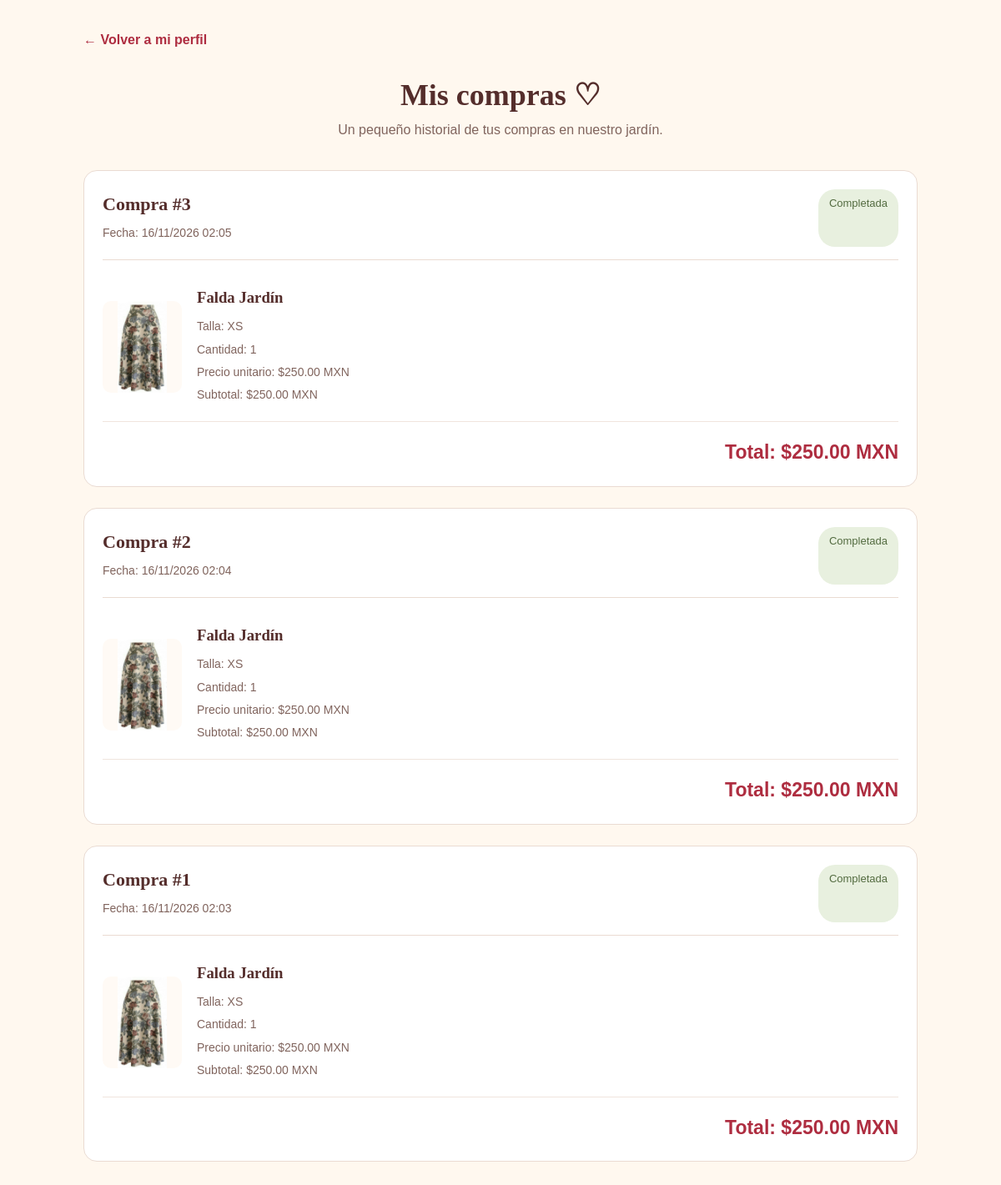
Page /mis_compras.php (signed in) on the committed database.
### tables this page shows
CREATE TABLE `compra_detalles` (
  `id` int(11) NOT NULL,
  `compra_id` int(11) NOT NULL,
  `prenda_id` int(11) NOT NULL,
  `nombre_prenda` varchar(150) NOT NULL,
  `talla` varchar(30) NOT NULL,
  `cantidad` int(11) NOT NULL,
  `precio` decimal(10,2) NOT NULL,
  `imagen_ruta` varchar(255) DEFAULT NULL
);

CREATE TABLE `compras` (
  `id` int(11) NOT NULL,
  `usuario_id` int(11) NOT NULL,
  `total` decimal(10,2) NOT NULL,
  `fecha_compra` timestamp NOT NULL DEFAULT current_timestamp(),
  `estado` varchar(30) DEFAULT 'Completada'
);

### mis_compras.php (the view, shortened to what this page needs)
<?php
require_once __DIR__ . '/conexion.php';
function escaparCompra($valor) {
    return htmlspecialchars((string)$valor, ENT_QUOTES, 'UTF-8');
}
$usuarioId = (int)$_SESSION['usuario_id'];
$consulta = $conexion->prepare(
    "SELECT c.id AS compra_id,
            c.total,
            c.fecha_compra,
            c.estado,
            cd.nombre_prenda,
            cd.talla,
            cd.cantidad,
            cd.precio,
            cd.imagen_ruta
     FROM compras c
     INNER JOIN compra_detalles cd
         ON cd.compra_id = c.id
     WHERE c.usuario_id = ?
     ORDER BY c.fecha_compra DESC, c.id DESC, cd.id ASC"
);
$consulta->execute([$usuarioId]);
$resultados = $consulta->fetchAll(PDO::FETCH_ASSOC);
$compras = [];
foreach ($resultados as $fila) {
    $compraId = $fila['compra_id'];
    if (!isset($compras[$compraId])) {
        $compras[$compraId] = [
            'id' => $compraId,
            'total' => $fila['total'],
            'fecha' => $fila['fecha_compra'],
            'estado' => $fila['estado'],
            'productos' => []
        ];
    }
    $compras[$compraId]['productos'][] = $fila;
}
?>
<!DOCTYPE html>
<html lang="es">
<head>
    <link rel="stylesheet" href="css/estilos-catalogo.css">
</head>
<body>
<main class="pagina-compras">
    <div class="volver-perfil">
        <a href="perfil_usuario.php">← Volver a mi perfil</a>
    </div>
    <header class="encabezado-compras">
        <h1>Mis compras ♡</h1>
        <p>Un pequeño historial de tus compras en nuestro jardín.</p>
    </header>
    <?php if (!empty($compras)): ?>
        <?php foreach ($compras as $compra): ?>
            <section class="tarjeta-compra">
                <div class="datos-compra">
                    <div>
                        <h2>Compra #<?= (int)$compra['id'] ?></h2>
                        <p>
                            Fecha:
                            <?= date('d/m/Y H:i', strtotime($compra['fecha'])) ?>
                        </p>
                    </div>
                    <span class="estado-compra">
                        <?= escaparCompra($compra['estado']) ?>
                    </span>
                </div>
                <?php foreach ($compra['productos'] as $producto): ?>
                    <?php
                    $archivoImagen = basename(
                        (string)($producto['imagen_ruta'] ?? '')
                    );
                    $rutaImagen = 'imagenes/prendas/' .
                        rawurlencode($archivoImagen);
                    $subtotal = (float)$producto['precio'] *
                        (int)$producto['cantidad'];
                    ?>
                    <article class="producto-comprado">
                        <?php if ($archivoImagen !== ''): ?>
                            <img
                                src="<?= escaparCompra($rutaImagen) ?>"
                                alt="<?= escaparCompra($producto['nombre_prenda']) ?>"
                            >
                        <?php endif; ?>
                        <div class="info-producto-comprado">
                            <h3>
                                <?= escaparCompra($producto['nombre_prenda']) ?>
                            </h3>
                            <p>
                                Talla: <?= escaparCompra($producto['talla']) ?>
                            </p>
                            <p>
                                Cantidad: <?= (int)$producto['cantidad'] ?>
                            </p>
                            <p>
                                Precio unitario:
                                $<?= number_format((float)$producto['precio'], 2) ?> MXN
                            </p>
                            <p>
                                Subtotal:
                                $<?= number_format($subtotal, 2) ?> MXN
                            </p>
                        </div>
                    </article>
                <?php endforeach; ?>
                <div class="total-compra">
                    Total:
                    $<?= number_format((float)$compra['total'], 2) ?> MXN
                </div>
            </section>
        <?php endforeach; ?>
    <?php endif; ?>
</main>
</body>
</html>

### css/estilos-catalogo.css (style rules this page uses)
:root { --rosa: #e96b83; --rosa-claro: #f8dce3; --verde: #b7ce91; --verde-oscuro: #405a35; --crema: #fff8ef; --cereza: #a52d38; --texto: #342b29; --borde: #eadbd0; --blanco: #ffffff; }
* { margin: 0; padding: 0; box-sizing: border-box; }
html { scroll-behavior: smooth; }
body { font-family: 'DM Sans', sans-serif; color: var(--texto); background: var(--crema); line-height: 1.6; }
a { color: inherit; text-decoration: none; }
img { display: block; width: 100%; }

### mis_compras.php (style rules this page uses)
.pagina-compras { max-width: 1050px; margin: 35px auto 55px; padding: 0 25px; }
.volver-perfil { margin-bottom: 25px; }
.volver-perfil a { color: #ae2d40; text-decoration: none; font-weight: 600; }
.encabezado-compras { text-align: center; margin-bottom: 35px; }
.encabezado-compras h1 { color: #542d2b; font-family: Georgia, serif; font-size: 36px; }
.encabezado-compras p { color: #80645d; }
.tarjeta-compra { background: white; border: 1px solid #eadbd2; border-radius: 16px; padding: 22px; margin-bottom: 25px; }
.datos-compra { display: flex; justify-content: space-between; flex-wrap: wrap; gap: 12px; padding-bottom: 15px; margin-bottom: 15px; border-bottom: 1px solid #eadbd2; }
.datos-compra h2 { color: #542d2b; font-family: Georgia, serif; font-size: 22px; margin: 0; }
.datos-compra p { color: #80645d; font-size: 14px; margin: 6px 0; }
.estado-compra { display: inline-block; padding: 7px 13px; border-radius: 20px; background: #e8f0df; color: #536b40; font-size: 13px; }
.producto-comprado { display: flex; align-items: center; gap: 18px; padding: 15px 0; border-bottom: 1px solid #f0e5dd; }
.producto-comprado img { width: 95px; height: 110px; object-fit: contain; background: #fffaf5; border-radius: 10px; }
.info-producto-comprado { flex: 1; }
.info-producto-comprado h3 { color: #542d2b; font-family: Georgia, serif; margin: 0 0 8px; }
.info-producto-comprado p { color: #80645d; margin: 5px 0; font-size: 14px; }
.total-compra { text-align: right; color: #ae2d40; font-size: 23px; font-weight: bold; padding-top: 18px; }

### rows in the picture
compra_detalles: compra "3", compra.fecha_compra "16/11/2026 02:05", compra.estado "Completada", imagen_ruta (picture), nombre_prenda "Falda Jardín", talla "XS", cantidad "1", precio "250.00", compra.total "250.00"
compra_detalles: compra "2", compra.fecha_compra "16/11/2026 02:04", compra.estado "Completada", imagen_ruta (picture), nombre_prenda "Falda Jardín", talla "XS", cantidad "1", precio "250.00", compra.total "250.00"
compra_detalles: compra "1", compra.fecha_compra "16/11/2026 02:03", compra.estado "Completada", imagen_ruta (picture), nombre_prenda "Falda Jardín", talla "XS", cantidad "1", precio "250.00", compra.total "250.00"
